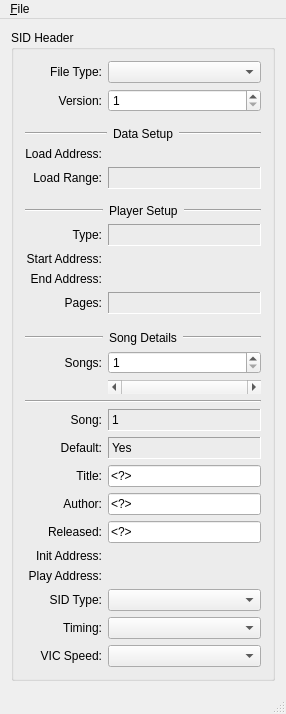
<?xml version="1.0" encoding="UTF-8"?>
<ui version="4.0">
 <class>sideditClass</class>
 <widget class="QMainWindow" name="sideditClass">
  <property name="geometry">
   <rect>
    <x>0</x>
    <y>0</y>
    <width>286</width>
    <height>673</height>
   </rect>
  </property>
  <property name="windowTitle">
   <string>sidedit</string>
  </property>
  <widget class="QWidget" name="centralWidget">
   <layout class="QHBoxLayout" name="horizontalLayout">
    <item>
     <widget class="QGroupBox" name="groupBox">
      <property name="sizePolicy">
       <sizepolicy hsizetype="MinimumExpanding" vsizetype="MinimumExpanding">
        <horstretch>0</horstretch>
        <verstretch>0</verstretch>
       </sizepolicy>
      </property>
      <property name="title">
       <string>SID Header</string>
      </property>
      <layout class="QGridLayout" name="gridLayout_2">
       <item row="0" column="0">
        <widget class="QLabel" name="label">
         <property name="text">
          <string>File Type:</string>
         </property>
         <property name="alignment">
          <set>Qt::AlignRight|Qt::AlignTrailing|Qt::AlignVCenter</set>
         </property>
        </widget>
       </item>
       <item row="3" column="0">
        <widget class="QLabel" name="label_4">
         <property name="text">
          <string>Load Address:</string>
         </property>
         <property name="alignment">
          <set>Qt::AlignRight|Qt::AlignTrailing|Qt::AlignVCenter</set>
         </property>
        </widget>
       </item>
       <item row="13" column="0">
        <widget class="QLabel" name="label_8">
         <property name="text">
          <string>Songs:</string>
         </property>
         <property name="alignment">
          <set>Qt::AlignRight|Qt::AlignTrailing|Qt::AlignVCenter</set>
         </property>
        </widget>
       </item>
       <item row="18" column="0">
        <widget class="QLabel" name="label_9">
         <property name="text">
          <string>Default:</string>
         </property>
         <property name="alignment">
          <set>Qt::AlignRight|Qt::AlignTrailing|Qt::AlignVCenter</set>
         </property>
        </widget>
       </item>
       <item row="23" column="0">
        <widget class="QLabel" name="lblCreditTitle">
         <property name="text">
          <string>Title:</string>
         </property>
         <property name="alignment">
          <set>Qt::AlignRight|Qt::AlignTrailing|Qt::AlignVCenter</set>
         </property>
        </widget>
       </item>
       <item row="24" column="0">
        <widget class="QLabel" name="lblCreditAuthor">
         <property name="text">
          <string>Author:</string>
         </property>
         <property name="alignment">
          <set>Qt::AlignRight|Qt::AlignTrailing|Qt::AlignVCenter</set>
         </property>
        </widget>
       </item>
       <item row="25" column="0">
        <widget class="QLabel" name="lblCreditReleased">
         <property name="text">
          <string>Released:</string>
         </property>
         <property name="alignment">
          <set>Qt::AlignRight|Qt::AlignTrailing|Qt::AlignVCenter</set>
         </property>
        </widget>
       </item>
       <item row="13" column="1">
        <widget class="QSpinBox" name="spnSongs">
         <property name="sizePolicy">
          <sizepolicy hsizetype="MinimumExpanding" vsizetype="Fixed">
           <horstretch>0</horstretch>
           <verstretch>0</verstretch>
          </sizepolicy>
         </property>
         <property name="minimum">
          <number>1</number>
         </property>
         <property name="maximum">
          <number>256</number>
         </property>
        </widget>
       </item>
       <item row="23" column="1">
        <widget class="QLineEdit" name="txtCreditTitle">
         <property name="sizePolicy">
          <sizepolicy hsizetype="MinimumExpanding" vsizetype="Fixed">
           <horstretch>0</horstretch>
           <verstretch>0</verstretch>
          </sizepolicy>
         </property>
         <property name="text">
          <string>&lt;?&gt;</string>
         </property>
         <property name="maxLength">
          <number>32</number>
         </property>
        </widget>
       </item>
       <item row="24" column="1">
        <widget class="QLineEdit" name="txtCreditAuthor">
         <property name="sizePolicy">
          <sizepolicy hsizetype="MinimumExpanding" vsizetype="Fixed">
           <horstretch>0</horstretch>
           <verstretch>0</verstretch>
          </sizepolicy>
         </property>
         <property name="text">
          <string>&lt;?&gt;</string>
         </property>
         <property name="maxLength">
          <number>32</number>
         </property>
        </widget>
       </item>
       <item row="25" column="1">
        <widget class="QLineEdit" name="txtCreditReleased">
         <property name="sizePolicy">
          <sizepolicy hsizetype="MinimumExpanding" vsizetype="Fixed">
           <horstretch>0</horstretch>
           <verstretch>0</verstretch>
          </sizepolicy>
         </property>
         <property name="text">
          <string>&lt;?&gt;</string>
         </property>
         <property name="maxLength">
          <number>32</number>
         </property>
        </widget>
       </item>
       <item row="0" column="1">
        <widget class="QComboBox" name="cboFileType">
         <property name="sizePolicy">
          <sizepolicy hsizetype="Expanding" vsizetype="Fixed">
           <horstretch>0</horstretch>
           <verstretch>0</verstretch>
          </sizepolicy>
         </property>
        </widget>
       </item>
       <item row="1" column="0">
        <widget class="QLabel" name="label_2">
         <property name="text">
          <string>Version:</string>
         </property>
         <property name="alignment">
          <set>Qt::AlignRight|Qt::AlignTrailing|Qt::AlignVCenter</set>
         </property>
        </widget>
       </item>
       <item row="1" column="1">
        <widget class="QSpinBox" name="spnVersion">
         <property name="sizePolicy">
          <sizepolicy hsizetype="MinimumExpanding" vsizetype="Fixed">
           <horstretch>0</horstretch>
           <verstretch>0</verstretch>
          </sizepolicy>
         </property>
         <property name="minimum">
          <number>1</number>
         </property>
        </widget>
       </item>
       <item row="4" column="0">
        <widget class="QLabel" name="label_5">
         <property name="text">
          <string>Load Range:</string>
         </property>
         <property name="alignment">
          <set>Qt::AlignRight|Qt::AlignTrailing|Qt::AlignVCenter</set>
         </property>
        </widget>
       </item>
       <item row="26" column="0">
        <widget class="QLabel" name="label_6">
         <property name="text">
          <string>Init Address:</string>
         </property>
         <property name="alignment">
          <set>Qt::AlignRight|Qt::AlignTrailing|Qt::AlignVCenter</set>
         </property>
        </widget>
       </item>
       <item row="27" column="0">
        <widget class="QLabel" name="label_7">
         <property name="text">
          <string>Play Address:</string>
         </property>
         <property name="alignment">
          <set>Qt::AlignRight|Qt::AlignTrailing|Qt::AlignVCenter</set>
         </property>
        </widget>
       </item>
       <item row="9" column="0">
        <widget class="QLabel" name="lblPlayerEnd">
         <property name="text">
          <string>End Address:</string>
         </property>
         <property name="alignment">
          <set>Qt::AlignRight|Qt::AlignTrailing|Qt::AlignVCenter</set>
         </property>
        </widget>
       </item>
       <item row="14" column="1">
        <widget class="QScrollBar" name="sbrSong">
         <property name="sizePolicy">
          <sizepolicy hsizetype="MinimumExpanding" vsizetype="Fixed">
           <horstretch>0</horstretch>
           <verstretch>0</verstretch>
          </sizepolicy>
         </property>
         <property name="minimum">
          <number>1</number>
         </property>
         <property name="maximum">
          <number>1</number>
         </property>
         <property name="orientation">
          <enum>Qt::Horizontal</enum>
         </property>
        </widget>
       </item>
       <item row="32" column="0">
        <widget class="QLabel" name="lblVicSpeed">
         <property name="text">
          <string>VIC Speed:</string>
         </property>
         <property name="alignment">
          <set>Qt::AlignRight|Qt::AlignTrailing|Qt::AlignVCenter</set>
         </property>
        </widget>
       </item>
       <item row="32" column="1">
        <widget class="QComboBox" name="cboVicSpeed">
         <property name="sizePolicy">
          <sizepolicy hsizetype="MinimumExpanding" vsizetype="Fixed">
           <horstretch>0</horstretch>
           <verstretch>0</verstretch>
          </sizepolicy>
         </property>
        </widget>
       </item>
       <item row="17" column="0">
        <widget class="QLabel" name="label_17">
         <property name="text">
          <string>Song:</string>
         </property>
         <property name="alignment">
          <set>Qt::AlignRight|Qt::AlignTrailing|Qt::AlignVCenter</set>
         </property>
        </widget>
       </item>
       <item row="30" column="0">
        <widget class="QLabel" name="lblTiming">
         <property name="text">
          <string>Timing:</string>
         </property>
         <property name="alignment">
          <set>Qt::AlignRight|Qt::AlignTrailing|Qt::AlignVCenter</set>
         </property>
        </widget>
       </item>
       <item row="30" column="1">
        <widget class="QComboBox" name="cboTiming">
         <property name="sizePolicy">
          <sizepolicy hsizetype="MinimumExpanding" vsizetype="Fixed">
           <horstretch>0</horstretch>
           <verstretch>0</verstretch>
          </sizepolicy>
         </property>
        </widget>
       </item>
       <item row="28" column="0">
        <widget class="QLabel" name="lblSidType">
         <property name="text">
          <string>SID Type:</string>
         </property>
         <property name="alignment">
          <set>Qt::AlignRight|Qt::AlignTrailing|Qt::AlignVCenter</set>
         </property>
        </widget>
       </item>
       <item row="28" column="1">
        <widget class="QComboBox" name="cboSidType">
         <property name="sizePolicy">
          <sizepolicy hsizetype="MinimumExpanding" vsizetype="Fixed">
           <horstretch>0</horstretch>
           <verstretch>0</verstretch>
          </sizepolicy>
         </property>
        </widget>
       </item>
       <item row="18" column="1">
        <widget class="QStackedWidget" name="stkDefaultSong">
         <property name="currentIndex">
          <number>1</number>
         </property>
         <widget class="QPushButton" name="btnDefaultSong">
          <property name="text">
           <string>Set</string>
          </property>
         </widget>
         <widget class="QLabel" name="label_20">
          <property name="frameShape">
           <enum>QFrame::Panel</enum>
          </property>
          <property name="frameShadow">
           <enum>QFrame::Sunken</enum>
          </property>
          <property name="text">
           <string>Yes</string>
          </property>
         </widget>
        </widget>
       </item>
       <item row="2" column="0" colspan="2">
        <widget class="QWidget" name="widget" native="true">
         <property name="sizePolicy">
          <sizepolicy hsizetype="Expanding" vsizetype="Preferred">
           <horstretch>0</horstretch>
           <verstretch>0</verstretch>
          </sizepolicy>
         </property>
         <layout class="QHBoxLayout" name="horizontalLayout_2">
          <property name="leftMargin">
           <number>0</number>
          </property>
          <property name="topMargin">
           <number>9</number>
          </property>
          <property name="rightMargin">
           <number>0</number>
          </property>
          <property name="bottomMargin">
           <number>0</number>
          </property>
          <item>
           <widget class="Line" name="line_6">
            <property name="sizePolicy">
             <sizepolicy hsizetype="Expanding" vsizetype="Fixed">
              <horstretch>0</horstretch>
              <verstretch>0</verstretch>
             </sizepolicy>
            </property>
            <property name="orientation">
             <enum>Qt::Horizontal</enum>
            </property>
           </widget>
          </item>
          <item>
           <widget class="QLabel" name="label_16">
            <property name="sizePolicy">
             <sizepolicy hsizetype="Preferred" vsizetype="Preferred">
              <horstretch>0</horstretch>
              <verstretch>0</verstretch>
             </sizepolicy>
            </property>
            <property name="text">
             <string>Data Setup</string>
            </property>
           </widget>
          </item>
          <item>
           <widget class="Line" name="line_2">
            <property name="sizePolicy">
             <sizepolicy hsizetype="Expanding" vsizetype="Fixed">
              <horstretch>0</horstretch>
              <verstretch>0</verstretch>
             </sizepolicy>
            </property>
            <property name="orientation">
             <enum>Qt::Horizontal</enum>
            </property>
           </widget>
          </item>
         </layout>
        </widget>
       </item>
       <item row="5" column="0" colspan="2">
        <widget class="QWidget" name="lblPlayerTitle" native="true">
         <layout class="QHBoxLayout" name="horizontalLayout_3">
          <property name="leftMargin">
           <number>0</number>
          </property>
          <property name="topMargin">
           <number>9</number>
          </property>
          <property name="rightMargin">
           <number>0</number>
          </property>
          <property name="bottomMargin">
           <number>0</number>
          </property>
          <item>
           <widget class="Line" name="line_5">
            <property name="sizePolicy">
             <sizepolicy hsizetype="Expanding" vsizetype="Fixed">
              <horstretch>0</horstretch>
              <verstretch>0</verstretch>
             </sizepolicy>
            </property>
            <property name="orientation">
             <enum>Qt::Horizontal</enum>
            </property>
           </widget>
          </item>
          <item>
           <widget class="QLabel" name="label_21">
            <property name="text">
             <string>Player Setup</string>
            </property>
           </widget>
          </item>
          <item>
           <widget class="Line" name="line_3">
            <property name="sizePolicy">
             <sizepolicy hsizetype="Expanding" vsizetype="Fixed">
              <horstretch>0</horstretch>
              <verstretch>0</verstretch>
             </sizepolicy>
            </property>
            <property name="orientation">
             <enum>Qt::Horizontal</enum>
            </property>
           </widget>
          </item>
         </layout>
        </widget>
       </item>
       <item row="10" column="0">
        <widget class="QLabel" name="lblPlayerRange">
         <property name="text">
          <string>Pages:</string>
         </property>
         <property name="alignment">
          <set>Qt::AlignRight|Qt::AlignTrailing|Qt::AlignVCenter</set>
         </property>
        </widget>
       </item>
       <item row="15" column="0" colspan="2">
        <widget class="Line" name="line">
         <property name="orientation">
          <enum>Qt::Horizontal</enum>
         </property>
        </widget>
       </item>
       <item row="11" column="0" colspan="2">
        <widget class="QWidget" name="widget_3" native="true">
         <layout class="QHBoxLayout" name="horizontalLayout_4">
          <property name="leftMargin">
           <number>0</number>
          </property>
          <property name="rightMargin">
           <number>0</number>
          </property>
          <property name="bottomMargin">
           <number>0</number>
          </property>
          <item>
           <widget class="Line" name="line_7">
            <property name="sizePolicy">
             <sizepolicy hsizetype="Expanding" vsizetype="Fixed">
              <horstretch>0</horstretch>
              <verstretch>0</verstretch>
             </sizepolicy>
            </property>
            <property name="orientation">
             <enum>Qt::Horizontal</enum>
            </property>
           </widget>
          </item>
          <item>
           <widget class="QLabel" name="label_22">
            <property name="text">
             <string>Song Details</string>
            </property>
           </widget>
          </item>
          <item>
           <widget class="Line" name="line_4">
            <property name="sizePolicy">
             <sizepolicy hsizetype="Expanding" vsizetype="Fixed">
              <horstretch>0</horstretch>
              <verstretch>0</verstretch>
             </sizepolicy>
            </property>
            <property name="orientation">
             <enum>Qt::Horizontal</enum>
            </property>
           </widget>
          </item>
         </layout>
        </widget>
       </item>
       <item row="8" column="0">
        <widget class="QLabel" name="lblPlayerStart">
         <property name="text">
          <string>Start Address:</string>
         </property>
         <property name="alignment">
          <set>Qt::AlignRight|Qt::AlignTrailing|Qt::AlignVCenter</set>
         </property>
        </widget>
       </item>
       <item row="7" column="0">
        <widget class="QLabel" name="lblPlayerType">
         <property name="text">
          <string>Type:</string>
         </property>
         <property name="alignment">
          <set>Qt::AlignRight|Qt::AlignTrailing|Qt::AlignVCenter</set>
         </property>
        </widget>
       </item>
       <item row="7" column="1">
        <widget class="QStackedWidget" name="stkPlayerType">
         <property name="sizePolicy">
          <sizepolicy hsizetype="MinimumExpanding" vsizetype="Fixed">
           <horstretch>0</horstretch>
           <verstretch>0</verstretch>
          </sizepolicy>
         </property>
         <property name="currentIndex">
          <number>0</number>
         </property>
         <widget class="QLabel" name="txtPlayerType">
          <property name="frameShape">
           <enum>QFrame::Panel</enum>
          </property>
          <property name="frameShadow">
           <enum>QFrame::Sunken</enum>
          </property>
          <property name="text">
           <string/>
          </property>
         </widget>
         <widget class="QComboBox" name="cboPlayerType">
          <property name="sizePolicy">
           <sizepolicy hsizetype="MinimumExpanding" vsizetype="Fixed">
            <horstretch>0</horstretch>
            <verstretch>0</verstretch>
           </sizepolicy>
          </property>
         </widget>
        </widget>
       </item>
       <item row="4" column="1">
        <widget class="QStackedWidget" name="stackedWidget_2">
         <property name="currentIndex">
          <number>0</number>
         </property>
         <widget class="QLabel" name="txtLoadRange">
          <property name="frameShape">
           <enum>QFrame::Panel</enum>
          </property>
          <property name="frameShadow">
           <enum>QFrame::Sunken</enum>
          </property>
          <property name="text">
           <string/>
          </property>
         </widget>
         <widget class="QPushButton" name="pushButton_4"/>
        </widget>
       </item>
       <item row="10" column="1">
        <widget class="QStackedWidget" name="stackedWidget_3">
         <widget class="QLabel" name="txtPlayerPages">
          <property name="frameShape">
           <enum>QFrame::Panel</enum>
          </property>
          <property name="frameShadow">
           <enum>QFrame::Sunken</enum>
          </property>
          <property name="text">
           <string/>
          </property>
         </widget>
         <widget class="QPushButton" name="pushButton_2"/>
        </widget>
       </item>
       <item row="17" column="1">
        <widget class="QStackedWidget" name="stackedWidget_4">
         <property name="currentIndex">
          <number>0</number>
         </property>
         <widget class="QLabel" name="txtSong">
          <property name="frameShape">
           <enum>QFrame::Panel</enum>
          </property>
          <property name="frameShadow">
           <enum>QFrame::Sunken</enum>
          </property>
          <property name="text">
           <string>1</string>
          </property>
         </widget>
         <widget class="QPushButton" name="pushButton_3">
          <property name="text">
           <string/>
          </property>
         </widget>
        </widget>
       </item>
      </layout>
     </widget>
    </item>
   </layout>
  </widget>
  <widget class="QMenuBar" name="menuBar">
   <property name="geometry">
    <rect>
     <x>0</x>
     <y>0</y>
     <width>286</width>
     <height>21</height>
    </rect>
   </property>
   <widget class="QMenu" name="menu_File">
    <property name="title">
     <string>&amp;File</string>
    </property>
    <addaction name="actionNew"/>
    <addaction name="action_Open"/>
    <addaction name="separator"/>
    <addaction name="action_Save"/>
    <addaction name="actionSave_As"/>
    <addaction name="separator"/>
    <addaction name="actionE_xit"/>
   </widget>
   <addaction name="menu_File"/>
  </widget>
  <widget class="QStatusBar" name="statusBar"/>
  <action name="actionNew">
   <property name="text">
    <string>&amp;New...</string>
   </property>
  </action>
  <action name="action_Open">
   <property name="text">
    <string>&amp;Open...</string>
   </property>
  </action>
  <action name="action_Save">
   <property name="text">
    <string>&amp;Save</string>
   </property>
  </action>
  <action name="actionSave_As">
   <property name="text">
    <string>Save &amp;As...</string>
   </property>
  </action>
  <action name="actionE_xit">
   <property name="text">
    <string>&amp;Quit</string>
   </property>
  </action>
 </widget>
 <layoutdefault spacing="6" margin="11"/>
 <resources>
  <include location="sidedit.qrc"/>
 </resources>
 <connections/>
</ui>
